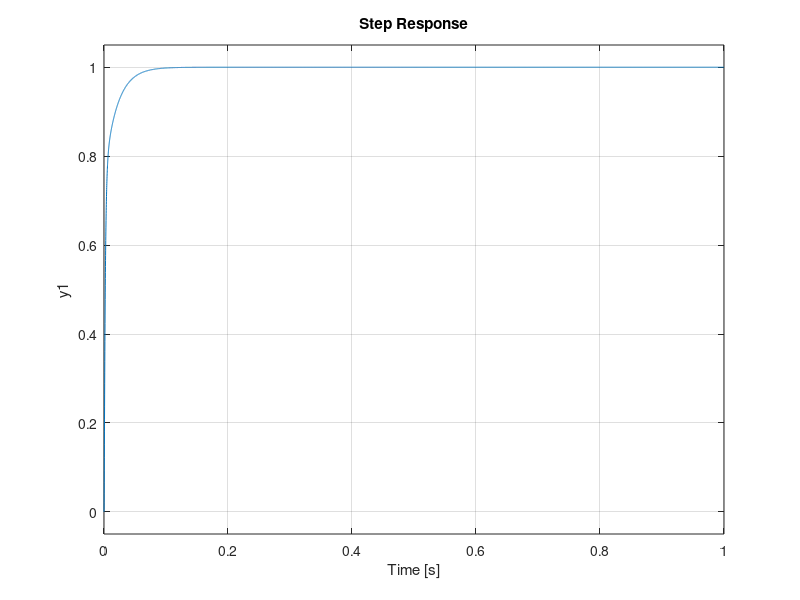

Write the MATLAB code that produced this figure.
R = 8.3;
L = 2.03 * 10^(-3);
N = 193;
nou = 0.836;
K_w = 93.1;
K_t = 0.0107;
J_m = 8.68 * 10^(-8);
b_m = 8.87 * 10^(-8);
K_p = 320;
K_d = 5;
K_i = 20.48;
J_l = 0;
s = tf('s');

F = tf([N*nou*K_t*K_d, N*nou*K_t*K_p, N*nou*K_t*K_i], [L*(J_l + J_m*N^2*nou), R*(J_l+J_m*N^2*nou)+L*b_m*N^2*nou, b_m*N^2*nou*R+ K_t*N^2*nou/K_w + N*nou*K_t*K_d, N*nou*K_t*K_p, N*nou*K_t*K_i]);
G = tf(6.9,[0.00000548, 0.02244, 3.602, 0]);
H = 1/(1/G + 1);
step(F)